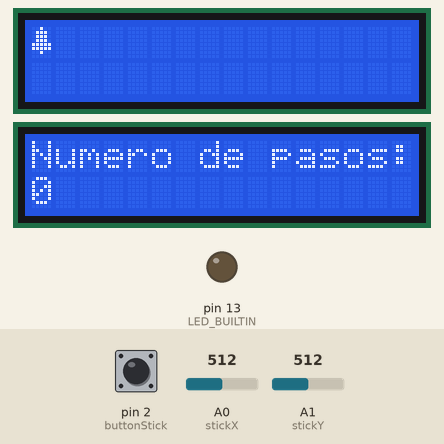
Bench run of a sketch on a simulated Arduino Uno, built with avr-gcc and run on an emulated ATmega328P. On the bench: 2 × 16×2 character LCD, output pins drawn as LEDs (lit = HIGH). Inputs (shaded band) come from the test bench; at power-on: pin 2 (buttonStick) HIGH, A0 (stickX) = 512, A1 (stickY) = 512.

Above: at 1.3 s.
1.4 s: pin 2 (buttonStick) pulled LOW for 0.15 s
At 2.8 s:
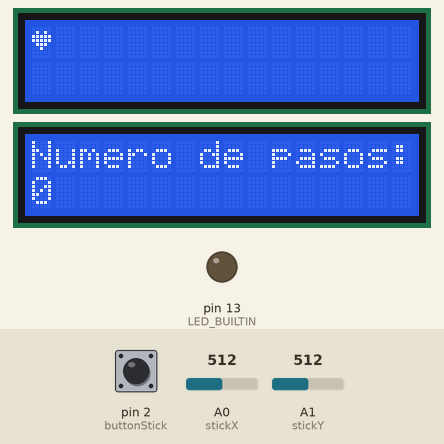
3.1 s: pin 2 (buttonStick) pulled LOW for 1 s
At 5.3 s:
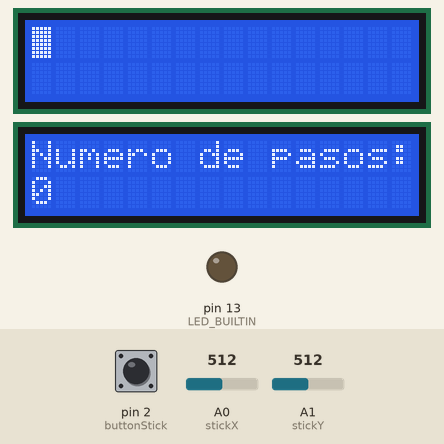
5.6 s: A0 (stickX) set to 560
At 5.73 s:
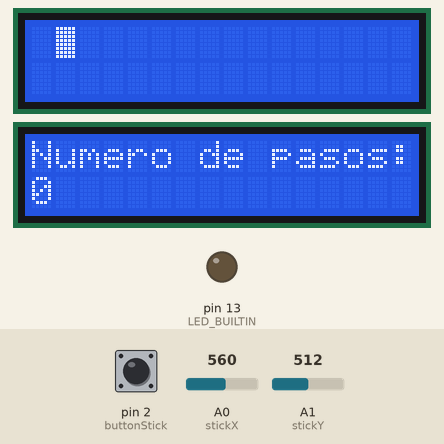
7.1 s: A1 (stickY) set to 560
At 7.52 s:
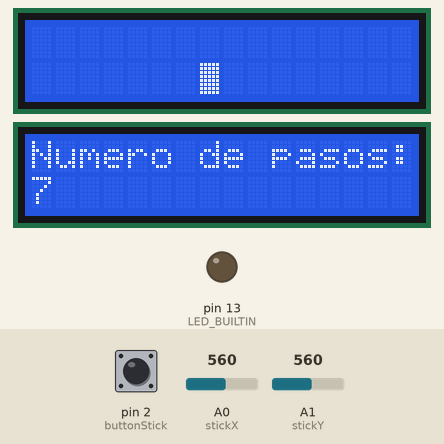
8.8 s: pin 2 (buttonStick) pulled LOW for 0.15 s
At 9.05 s:
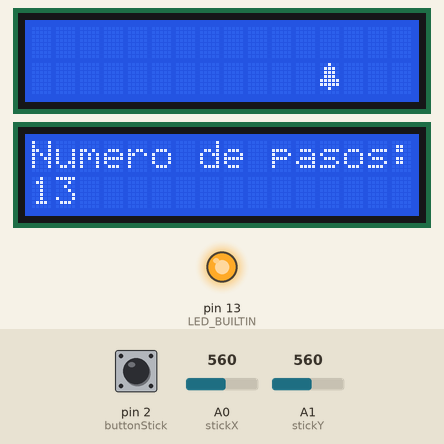
10.9 s: A0 (stickX) set to 440
At 11.03 s:
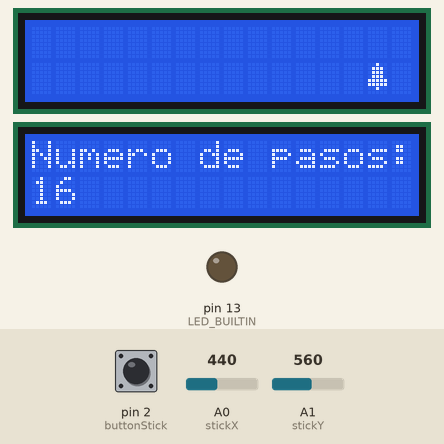
Timing chart, 0 to 13.4 s (numbered marks = the images above; inputs shaded):
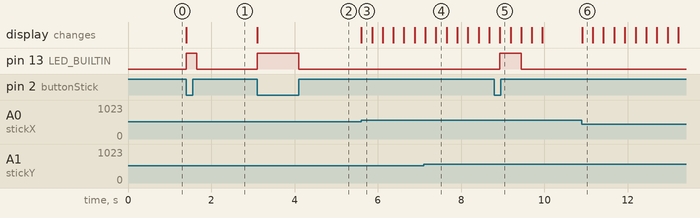

The sketch:

LibSimbolos.ino
```cpp
byte sym_bell[8] = {
    B00100,
    B01110,
    B01110,
    B01110,
    B11111,
    B11111,
    B00100,
    B00000};
byte sym_hearth[8] = {
    B00000,
    B01010,
    B11111,
    B11111,
    B01110,
    B00100,
    B00000,
    B00000};
byte sym_square[8] = {
    B11111,
    B11111,
    B11111,
    B11111,
    B11111,
    B11111,
    B11111,
    B11111};
```

Main.ino
```cpp
#include <Wire.h>
#include <LiquidCrystal_I2C.h>

//tamaño de la pantalla
#define TAMX 16
#define TAMY 2

//inicializar las pantallas con direcciones distintas (fisicamente tienen que tener direcciones distintas)
LiquidCrystal_I2C lcd(0x27, 16, 2);
LiquidCrystal_I2C lcdSec(0x26, 16, 2);

//entradas analogicas de los ejes del stick
int stickX = A0;
int stickY = A1;

//valores de las entradas del stick
int valStickX = 0;
int valStickY = 0;

//coordenada actual del personaje
int coorX = 0;
int coorY = 0;

//coordenada anterior del personaje
int coorXOld = 0;
int coorYOld = 0;

//boton y su estado
int buttonStick = 2;
bool buttonStickState = 0;

//tiempo que tarda en hacer un desplazamiento el personaje
int despTime = 250;

//cantidad de pasos que da el personaje
int pasos = 0;

//simbolo actual que representa el personaje
int symActual = 0;
//cantidad de simbolos disponibles
int symCantidad = 3;
//bloqueo para cuando se pise el boton, solo se cambie de personaje una vez
bool symBloqueo = false;

void setup()
{
    pinMode(buttonStick, INPUT);
    pinMode(LED_BUILTIN, OUTPUT);

	lcd.init();//iniciar la pantalla
    lcd.backlight();//iniciar la retroiluminacion
    //grabar en la pantalla los simbolos a utilizar, máximo 8
    lcd.createChar(0, sym_bell);
    lcd.createChar(1, sym_hearth);
    lcd.createChar(2, sym_square);
    lcd.home();//dejar la pantalla en blanco y poner el cursor en 0,0
    lcd.write(byte(0));//escribir en el cursor el byte 0, que corresponde al primer personaje

    //lo mismo que la pantalla anterior
    lcdSec.init();
    lcdSec.backlight();
    lcdSec.print("Numero de pasos:");
    lcdSec.setCursor(0,1);
    lcdSec.print(0);

}

void loop()
{
	//recoger valores del stick y pulsador
    valStickX = analogRead(stickX);
    valStickY = analogRead(stickY);
    buttonStickState = !digitalRead(buttonStick);

    //cambiar el personaje si se ha pulsado el boton
    cambiarSym();

    //si se ha movido el stick en alguno de sus ejes, ejecutar el movimiento en dicha direccion
    if(valStickX < 450){
        moverIzquierda();
    }
    if(valStickX > 550){
        moverDerecha();
    }
    if(valStickY < 450){
        moverArriba();
    }
    if(valStickY > 550){
        moverAbajo();
    }

}


void cambiarSym(){
    if(buttonStickState == 1){
        digitalWrite(LED_BUILTIN, 1);
        if(!symBloqueo){
            symBloqueo = true;

            symActual = (symActual+1)%symCantidad;
            escribirChar();
        }
    }else{
        symBloqueo = false;
        digitalWrite(LED_BUILTIN, 0);
    }
}

byte symboloActual(){
    return byte(symActual);
}


void escribirChar(){
        borrarChar();
        lcd.setCursor(coorX,coorY);
        lcd.write(symboloActual());

        delay(despTime);
}

void borrarChar(){
    lcd.setCursor(coorXOld,coorYOld);
    lcd.print(" ");
}
void moverArriba(){
    if(puedeMoverArriba()){
        mover(0);
    }
}
void moverDerecha(){
    if(puedeMoverDerecha()){
        mover(1);
    }
}
void moverAbajo(){
    if(puedeMoverAbajo()){
        mover(2);
    }
}
void moverIzquierda(){
    if(puedeMoverIzquierda()){
        mover(3);
    }
}

void mover(int direccion){

    guardarCoorAnterior();

    switch(direccion){
        case 0:
        coorY -= 1;
            break;

        case 1:
        coorX += 1;
            break;

        case 2:
        coorY += 1;
            break;

        case 3:
        coorX -= 1;
            break;
    }
    escribirChar();
    darPaso();
}

void darPaso(){
    pasos++;
    lcdSec.setCursor(0,1);
    lcdSec.print(pasos);
}

bool puedeMoverIzquierda(){
    if(coorX - 1 >= 0){
        return true;
    }else{
        return false;
    }
}

bool puedeMoverDerecha(){
    if(coorX + 1 < TAMX){
        return true;
    }else{
        return false;
    }
}

bool puedeMoverArriba(){
    if(coorY - 1 >= 0){
        return true;
    }else{
        return false;
    }
}

bool puedeMoverAbajo(){
    if(coorY + 1 < TAMY){
        return true;
    }else{
        return false;
    }
}

void guardarCoorAnterior(){
    coorXOld = coorX;
    coorYOld = coorY;
}
```

Measured:
- after the input at 1.4 s, pin 13 (LED_BUILTIN): LOW → HIGH at once, → LOW 0.25 s later; the display: changes at once (image 1)
- after the input at 3.1 s, pin 13 (LED_BUILTIN): LOW → HIGH at once, → LOW 1.0 s later; the display: changes at once (image 2)
- after the input at 5.6 s, the display: changes at once (image 3)
- after the input at 8.8 s, pin 13 (LED_BUILTIN): LOW → HIGH after 0.13 s, → LOW 0.51 s later; the display: changes after 0.13 s (image 5)
- after the input at 10.9 s, the display: changes at once (image 6)
